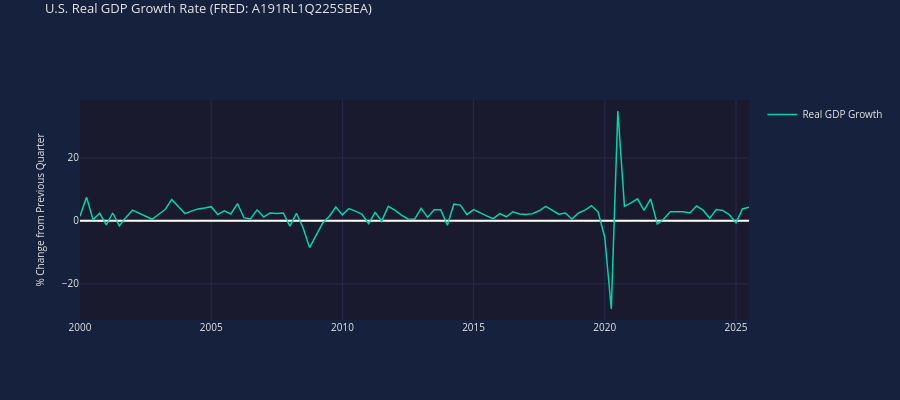

Notebook code cell kept with this figure:
### Markdown cell above
## 1. Single Subplot Chart

A simple chart showing GDP growth rate over time.

### Code cell
# Single subplot with real GDP data
chart = econcharts(num_rows=1, height=400)
chart.add_line(row=1, x=gdp_dates, y=gdp_values, name='Real GDP Growth', color='teal')
chart.set_title('U.S. Real GDP Growth Rate (FRED: A191RL1Q225SBEA)')
chart.set_yaxis(row=1, title='% Change from Previous Quarter')
chart.add_hline(row=1, y=0)
chart.enable_unified_spikeline()
chart.show()

### Figure 1 — Plotly figure (JSON) as saved in the notebook; plotly's stock layout.template omitted (floating-point values rounded to 4 significant figures)
{"data": [{"line": {"color": "#00d4aa", "width": 1.5}, "name": "Real GDP Growth", "showlegend": true, "type": "scatter", "visible": true, "x": ["2000-01-01T00:00:00", "2000-04-01T00:00:00", "2000-07-01T00:00:00", "2000-10-01T00:00:00", "2001-01-01T00:00:00", "2001-04-01T00:00:00", "2001-07-01T00:00:00", "2001-10-01T00:00:00", "2002-01-01T00:00:00", "2002-04-01T00:00:00", "2002-07-01T00:00:00", "2002-10-01T00:00:00", "2003-01-01T00:00:00", "2003-04-01T00:00:00", "2003-07-01T00:00:00", "2003-10-01T00:00:00", "2004-01-01T00:00:00", "2004-04-01T00:00:00", "2004-07-01T00:00:00", "2004-10-01T00:00:00", "2005-01-01T00:00:00", "2005-04-01T00:00:00", "2005-07-01T00:00:00", "2005-10-01T00:00:00", "2006-01-01T00:00:00", "2006-04-01T00:00:00", "2006-07-01T00:00:00", "2006-10-01T00:00:00", "2007-01-01T00:00:00", "2007-04-01T00:00:00", "2007-07-01T00:00:00", "2007-10-01T00:00:00", "2008-01-01T00:00:00", "2008-04-01T00:00:00", "2008-07-01T00:00:00", "2008-10-01T00:00:00", "2009-01-01T00:00:00", "2009-04-01T00:00:00", "2009-07-01T00:00:00", "2009-10-01T00:00:00", "2010-01-01T00:00:00", "2010-04-01T00:00:00", "2010-07-01T00:00:00", "2010-10-01T00:00:00", "2011-01-01T00:00:00", "2011-04-01T00:00:00", "2011-07-01T00:00:00", "2011-10-01T00:00:00", "2012-01-01T00:00:00", "2012-04-01T00:00:00", "2012-07-01T00:00:00", "2012-10-01T00:00:00", "2013-01-01T00:00:00", "2013-04-01T00:00:00", "2013-07-01T00:00:00", "2013-10-01T00:00:00", "2014-01-01T00:00:00", "2014-04-01T00:00:00", "2014-07-01T00:00:00", "2014-10-01T00:00:00", "2015-01-01T00:00:00", "2015-04-01T00:00:00", "2015-07-01T00:00:00", "2015-10-01T00:00:00", "2016-01-01T00:00:00", "2016-04-01T00:00:00", "2016-07-01T00:00:00", "2016-10-01T00:00:00", "2017-01-01T00:00:00", "2017-04-01T00:00:00", "2017-07-01T00:00:00", "2017-10-01T00:00:00", "2018-01-01T00:00:00", "2018-04-01T00:00:00", "2018-07-01T00:00:00", "2018-10-01T00:00:00", "2019-01-01T00:00:00", "2019-04-01T00:00:00", "2019-07-01T00:00:00", "2019-10-01T00:00:00", "2020-01-01T00:00:00", "2020-04-01T00:00:00", "2020-07-01T00:00:00", "2020-10-01T00:00:00", "2021-01-01T00:00:00", "2021-04-01T00:00:00", "2021-07-01T00:00:00", "2021-10-01T00:00:00", "2022-01-01T00:00:00", "2022-04-01T00:00:00", "2022-07-01T00:00:00", "2022-10-01T00:00:00", "2023-01-01T00:00:00", "2023-04-01T00:00:00", "2023-07-01T00:00:00", "2023-10-01T00:00:00", "2024-01-01T00:00:00", "2024-04-01T00:00:00", "2024-07-01T00:00:00", "2024-10-01T00:00:00", "2025-01-01T00:00:00", "2025-04-01T00:00:00", "2025-07-01T00:00:00"], "xaxis": "x", "y": [1.5, 7.5, 0.4, 2.4, -1.3, 2.5, -1.6, 1.1, 3.4, 2.5, 1.6, 0.5, 2.1, 3.6, 6.8, 4.7, 2.3, 3.1, 3.8, 4.1, 4.5, 2, 3.2, 2.2, 5.5, 1, 0.6, 3.5, 1.2, 2.5, 2.3, 2.5, -1.7, 2.4, -2.1, -8.5, -4.5, -0.7, 1.4, 4.4, 1.9, 3.9, 3.1, 2.1, -0.9, 2.7, -0.1, 4.6, 3.4, 1.8, 0.6, 0.5, 4, 1.1, 3.5, 3.5, -1.4, 5.3, 5, 2, 3.6, 2.5, 1.6, 0.7, 2.3, 1.3, 2.9, 2.2, 2, 2.3, 3.2, 4.6, 3.3, 2.1, 2.5, 0.6, 2.5, 3.4, 4.8, 2.8, -5.2, -28, 34.9, 4.6, 5.7, 7, 3.3, 7, -1, 0.6, 2.9, 2.8, 2.9, 2.5, 4.7, 3.4, 0.8, 3.6, 3.3, 1.9, -0.6, 3.8, 4.3], "yaxis": "y"}], "layout": {"font": {"color": "#e8e8e8", "size": 10}, "height": 400, "hoverlabel": {"bgcolor": "#16213e", "font": {"color": "#e8e8e8", "size": 11}}, "hovermode": "x unified", "paper_bgcolor": "#16213e", "plot_bgcolor": "#1a1a2e", "shapes": [{"line": {"color": "rgba(255, 255, 255, 0.3)", "dash": "dash", "width": 1}, "type": "line", "x0": 0, "x1": 1, "xref": "x domain", "y0": 0, "y1": 0, "yref": "y"}], "title": {"font": {"color": "#e8e8e8", "size": 13}, "text": "U.S. Real GDP Growth Rate (FRED: A191RL1Q225SBEA)", "y": 0.99, "yanchor": "top"}, "xaxis": {"anchor": "y", "domain": [0, 1], "gridcolor": "#2a2a4a", "showspikes": true, "spikecolor": "rgba(255, 255, 255, 0.5)", "spikedash": "dot", "spikemode": "across", "spikesnap": "cursor", "spikethickness": 1}, "yaxis": {"anchor": "x", "domain": [0, 1], "gridcolor": "#2a2a4a", "title": {"font": {"color": "#e8e8e8", "size": 10}, "text": "% Change from Previous Quarter"}, "type": "linear"}}}
